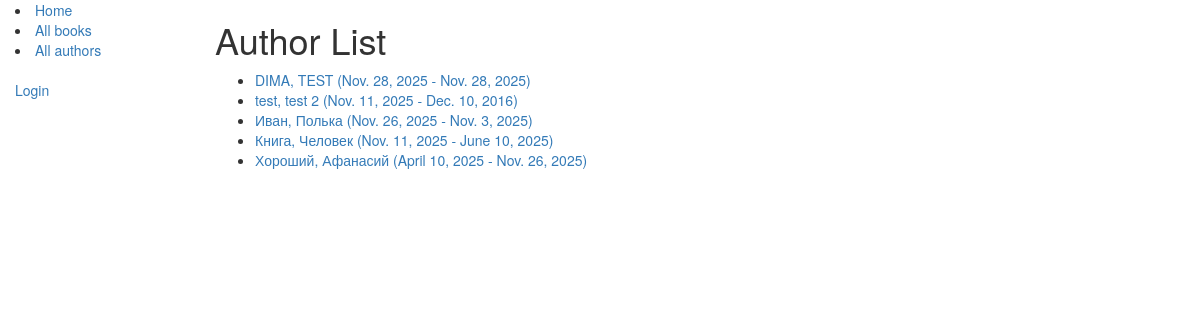
Screenshot of /catalog/authors/ with the database file from the repository.
### catalog/models.py (models this page shows)
class Author(models.Model):
    first_name = models.CharField(max_length=100)
    last_name = models.CharField(max_length=100)
    date_of_birth = models.DateField(null=True, blank=True)
    date_of_death = models.DateField('Died', null=True, blank=True)
    def get_absolute_url(self):
        return reverse('author-detail', args=[str(self.id)])
    def __str__(self):
        return '%s, %s' % (self.last_name, self.first_name)

### catalog/views.py (the view)
# urls.py: path('authors/', views.author_list, name='authors'),
def author_list(request):
    author_list = Author.objects.all().order_by('last_name', 'first_name')
    paginator = Paginator(author_list, 10)
    page_number = request.GET.get('page')
    page_obj = paginator.get_page(page_number)
    context = {
        'page_obj': page_obj,
        'author_list': page_obj.object_list,
        'total_authors': author_list.count(),
    }
    return render(request, 'catalog/author_list.html', context)

### catalog/templates/catalog/author_list.html
{% extends "base_generic.html" %}
{% block content %}
<h1>Author List</h1>
{% if author_list %}
<ul>
  {% for author in author_list %}
  <li>
    <a href="{{ author.get_absolute_url }}">
      {{ author }} ({{author.date_of_birth}} - {% if author.date_of_death %}{{author.date_of_death}}{% endif %})
    </a>
  </li>
  {% endfor %}
</ul>
{% else %}
<p>There are no authors available.</p>
{% endif %}
{% endblock %}

### rows the page displays
Author: last_name+first_name "DIMA, TEST", date_of_birth "Nov. 28, 2025", date_of_death "Nov. 28, 2025"
Author: last_name+first_name "test, test 2", date_of_birth "Nov. 11, 2025", date_of_death "Dec. 10, 2016"
Author: last_name+first_name "Иван, Полька", date_of_birth "Nov. 26, 2025", date_of_death "Nov. 3, 2025"
Author: last_name+first_name "Книга, Человек", date_of_birth "Nov. 11, 2025", date_of_death "June 10, 2025"
Author: last_name+first_name "Хороший, Афанасий", date_of_birth "April 10, 2025", date_of_death "Nov. 26, 2025"
